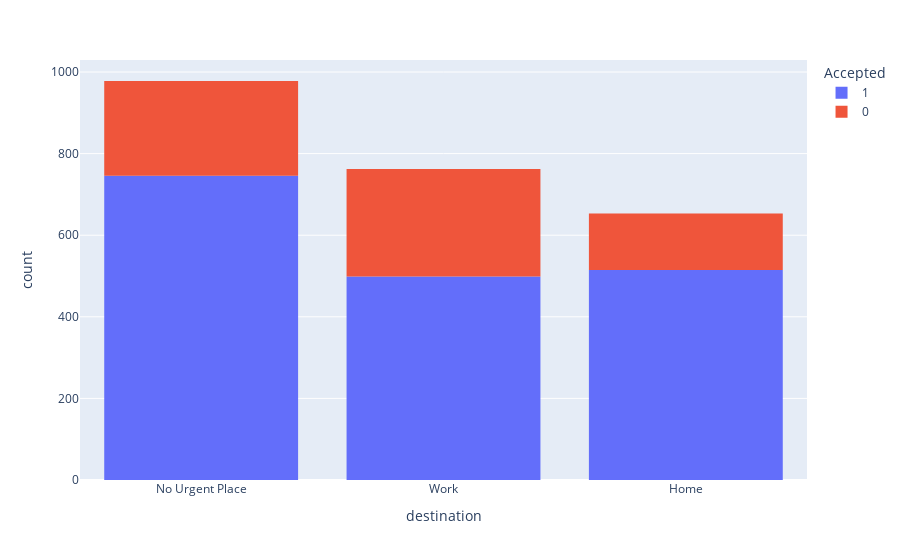

The notebook cell saved with this chart:
### Code cell
px.histogram(data_carryaway, x='destination', color= 'Accepted')

### Figure 1 — Plotly figure (JSON) as saved in the notebook; plotly's stock layout.template omitted (floating-point values rounded to 4 significant figures; data arrays with more than 128 entries replaced by an {"elided": "..."} marker saying what was removed)
{"data": [{"alignmentgroup": "True", "bingroup": "x", "hovertemplate": "Accepted=1<br>destination=%{x}<br>count=%{y}<extra></extra>", "legendgroup": "1", "marker": {"color": "#636efa", "pattern": {"shape": ""}}, "name": "1", "offsetgroup": "1", "orientation": "v", "showlegend": true, "type": "histogram", "x": {"elided": "1760 str values"}, "xaxis": "x", "yaxis": "y"}, {"alignmentgroup": "True", "bingroup": "x", "hovertemplate": "Accepted=0<br>destination=%{x}<br>count=%{y}<extra></extra>", "legendgroup": "0", "marker": {"color": "#EF553B", "pattern": {"shape": ""}}, "name": "0", "offsetgroup": "0", "orientation": "v", "showlegend": true, "type": "histogram", "x": {"elided": "633 str values"}, "xaxis": "x", "yaxis": "y"}], "layout": {"barmode": "relative", "legend": {"title": {"text": "Accepted"}, "tracegroupgap": 0}, "margin": {"t": 60}, "xaxis": {"anchor": "y", "domain": [0, 1], "title": {"text": "destination"}}, "yaxis": {"anchor": "x", "domain": [0, 1], "title": {"text": "count"}}}}
